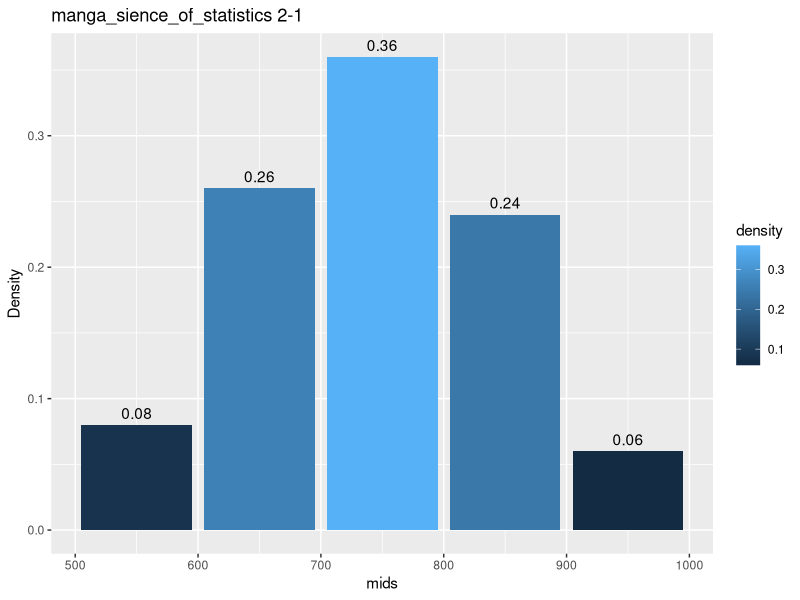

The R script that drew this image:
# (1)縦軸度数のグラフ
# (2)縦軸相対度数のグラフ
# setwd("/Users/furuyama/github/manga_sience_of_statistics/2-1/")
# objects()
# source("histgram-table.R")
rm (umai.ramen, output.table, umai.ramen.histhistgram)
umai.ramen <- read.csv("ramen.csv", header=T, stringsAsFactors=F)
umai.ramen.histhistgram <- hist(umai.ramen[,2],breaks = c(500,600,700,800,900,1000),plot=F,right=FALSE)
output.table <- matrix(,7,4)
output.table[1,] <- c("以上-未満/階級","階級値","度数","相対度数")
output.table[2:6,1] <- c("500-600","600-700","700-800","800-900","900-1000")
output.table[2:6,2] <- umai.ramen.histhistgram$mids
output.table[2:6,3] <- umai.ramen.histhistgram$counts
output.table[2:6,4] <- umai.ramen.histhistgram$density * 100
# output.table <- rbind(output.table, c("計",NA,sum(umai.ramen.histhistgram$counts),sprintf("%.2f",sum(umai.ramen.histhistgram$density * 100))))
output.table[7,] <- c("計",NA,sum(umai.ramen.histhistgram$counts),sprintf("%.2f",sum(umai.ramen.histhistgram$density * 100)))
# 出力
output.table

# data.frame作成
#(1) df <- data.frame(mids = umai.ramen.histhistgram$mid, counts = umai.ramen.histhistgram$counts)
#(2)
df <- data.frame(mids = umai.ramen.histhistgram$mid, density = umai.ramen.histhistgram$density * 100)

# グラフ書く
library(ggplot2)
g <- ggplot(
  df,
  aes (
    x = mids,
    #(1)y = counts,
    #(2)
    y = density,
    #(1)fill = counts,
    #(2)
    fill = density,
    #(1)label = counts, vjust = -0.5
    #(2)
    label = density, vjust = -0.5
  )
)
g <- g + geom_bar(
  stat = "identity",
)
g <- g + xlab("mids")
#(1)g <- g + ylab("Counts")
#(2)
g <- g + ylab("Density")
g <- g + ggtitle("manga_sience_of_statistics 2-1")
g <- g + geom_text()
plot(g)
#(1)ggsave(file="graph_hist_counts.png")
#(2)ggsave(file="graph_hist_density.png")
